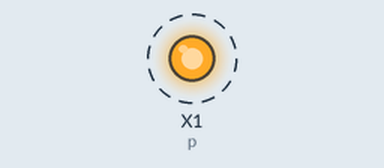
Bench run of a program on a simulated pyboard running MicroPython. Shown: output pins drawn as LEDs (lit = HIGH). Dashed ring = blinking. What the program prints to the serial console is not drawn.

Above: at 0.5 s.
Timing chart, 0 to 4.6 s (numbered marks = the images above):
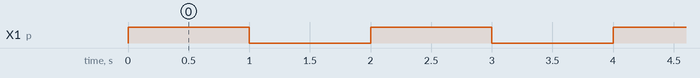

The program:

gpios.py
```python
import pyb

p = pyb.Pin(0) #GPIO0
p.init(pyb.Pin.OUT_PP,pyb.Pin.PULL_NONE)
print(p)

while True:
        p.high()
        print("value:"+str(p.value()))
        pyb.delay(1000)
        p.low()
        print("value:"+str(p.value()))
        pyb.delay(1000)
```

Measured:
- by itself, X1 (p): alternates HIGH for 1.0 s and LOW for 1.0 s
